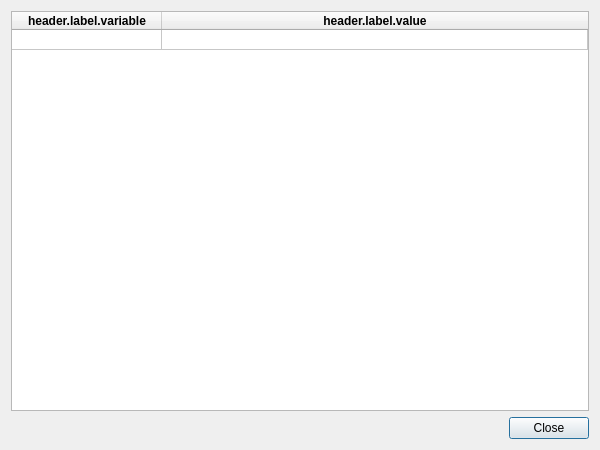
<?xml version="1.0" encoding="UTF-8"?>
<ui version="4.0">
 <class>VariablesDialog</class>
 <widget class="QDialog" name="VariablesDialog">
  <property name="geometry">
   <rect>
    <x>0</x>
    <y>0</y>
    <width>600</width>
    <height>450</height>
   </rect>
  </property>
  <layout class="QVBoxLayout" name="verticalLayout">
   <item>
    <widget class="QTableWidget" name="metadata_table">
     <property name="autoFillBackground">
      <bool>false</bool>
     </property>
     <property name="locale">
      <locale language="English" country="Canada"/>
     </property>
     <property name="selectionMode">
      <enum>QAbstractItemView::ContiguousSelection</enum>
     </property>
     <property name="rowCount">
      <number>1</number>
     </property>
     <property name="columnCount">
      <number>2</number>
     </property>
     <attribute name="horizontalHeaderDefaultSectionSize">
      <number>150</number>
     </attribute>
     <attribute name="horizontalHeaderShowSortIndicator" stdset="0">
      <bool>false</bool>
     </attribute>
     <attribute name="horizontalHeaderStretchLastSection">
      <bool>true</bool>
     </attribute>
     <attribute name="verticalHeaderVisible">
      <bool>false</bool>
     </attribute>
     <attribute name="verticalHeaderMinimumSectionSize">
      <number>20</number>
     </attribute>
     <attribute name="verticalHeaderDefaultSectionSize">
      <number>20</number>
     </attribute>
     <row/>
     <column>
      <property name="text">
       <string>header.label.variable</string>
      </property>
      <property name="font">
       <font>
        <weight>75</weight>
        <bold>true</bold>
       </font>
      </property>
     </column>
     <column>
      <property name="text">
       <string>header.label.value</string>
      </property>
      <property name="font">
       <font>
        <weight>75</weight>
        <bold>true</bold>
       </font>
      </property>
     </column>
     <item row="0" column="0">
      <property name="text">
       <string/>
      </property>
      <property name="flags">
       <set>ItemIsSelectable|ItemIsEnabled</set>
      </property>
     </item>
     <item row="0" column="1">
      <property name="flags">
       <set>ItemIsSelectable|ItemIsEnabled</set>
      </property>
     </item>
    </widget>
   </item>
   <item>
    <widget class="QDialogButtonBox" name="buttonBox">
     <property name="standardButtons">
      <set>QDialogButtonBox::Close</set>
     </property>
    </widget>
   </item>
  </layout>
 </widget>
 <tabstops>
  <tabstop>buttonBox</tabstop>
 </tabstops>
 <resources/>
 <connections/>
</ui>
